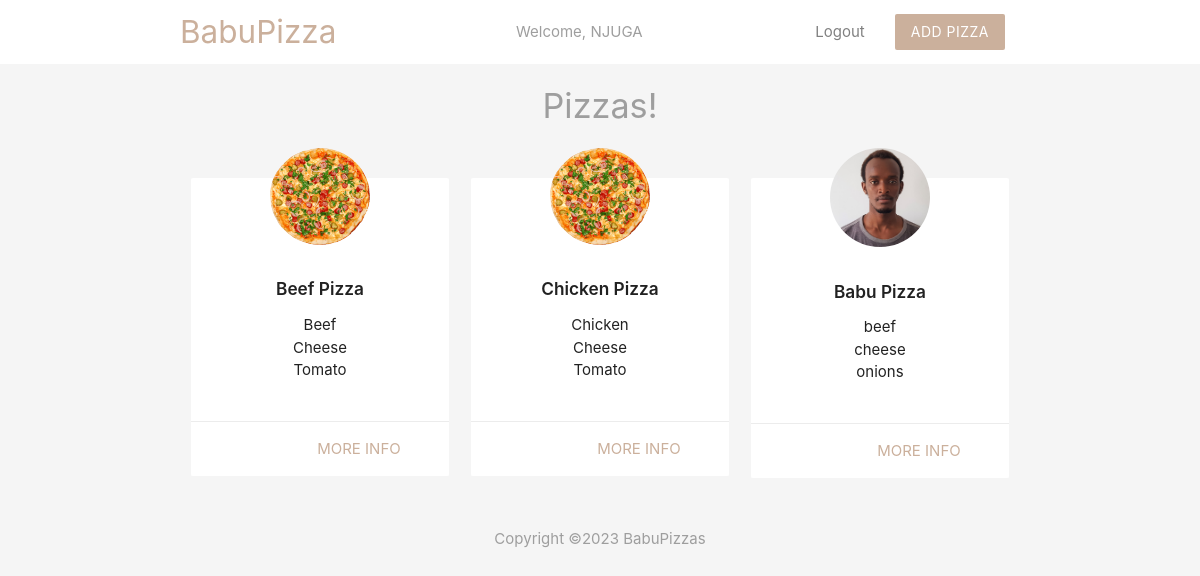
/index.php (signed in), run on the app's committed database.
### tables this page shows
CREATE TABLE `user` (
  `id` int(11) NOT NULL,
  `firstname` varchar(255) NOT NULL,
  `secondname` varchar(255) NOT NULL,
  `username` varchar(255) NOT NULL,
  `email` varchar(255) NOT NULL,
  `password` varchar(255) NOT NULL
);

CREATE TABLE `pizzas` (
  `id` int(11) NOT NULL,
  `image` varchar(255) NOT NULL,
  `title` varchar(255) NOT NULL,
  `ingredients` varchar(255) NOT NULL,
  `email` varchar(255) NOT NULL,
  `created_at` timestamp NOT NULL DEFAULT current_timestamp()
);

### index.php (the view, shortened to what this page needs)
<?php
  include('config/db_connect.php');
  $sql = 'SELECT image, title, ingredients, id FROM pizzas ORDER BY created_at';
  $result = mysqli_query($db_connect, $sql);
  $pizzas = mysqli_fetch_all($result, MYSQLI_ASSOC);
?>
<!DOCTYPE html>
<html>
<head>
</head>
<body>
	<?php include('templates/header.php'); ?>
	<h4 class="center grey-text">Pizzas!</h4>
	<div class="container">
		<div class="row">
			<?php foreach($pizzas as $pizza): ?>
				<div class="col s4 md3">
					<div class="card z-depth-0">
					    <?php echo '<img src="upload/'.$pizza['image'].'" class="pizza">'?>
						<div class="card-content center">
							<h6 class="tit"><?php echo htmlspecialchars($pizza['title']); ?></h6>
							<ul>
								<?php foreach(explode(',', $pizza['ingredients']) as $ingredient): ?>
									<li><?php echo htmlspecialchars($ingredient); ?></li>
								<?php endforeach; ?>
							</ul>
						</div>
						<div class="card-action right-align">
							<a class="brand-text" href="details.php?id=<?php echo $pizza['id']?>">more info</a>
						</div>
					</div>
				</div>
			<?php endforeach; ?>
		</div>
	</div>
	<?php include('templates/footer.php'); ?>
</body>
</html>

### templates/header.php (shortened to what this page needs)
<?php
  include('config/db_connect.php');
  if(!empty($_SESSION['id'])) {
  	$id = $_SESSION['id'];
  	$data = mysqli_query($db_connect, "SELECT * FROM user WHERE id = $id");
  	$row = mysqli_fetch_assoc($data);
  } else {
  	header('Location: login.php');
  }
?>
<head>
	<link rel="stylesheet" href="https://cdnjs.cloudflare.com/ajax/libs/materialize/1.0.0/css/materialize.min.css">
</head>
<body class="grey lighten-4">
	<nav class="white z-depth-0">
		<div class="container">
			<a href="index.php" class="brand-logo brand-text">BabuPizza</a>
			<ul id="nav-mobile" class="center-pro hide-on-small-and-down">
			  <li class="grey-text">Welcome, <?php echo $row['firstname']; ?></li>
			</ul>
			<ul id="nav-mobile" class="right hide-on-small-and-down">
			    <li class="grey-text"><a href="logout.php" class="logout">Logout</a></li>
			    <li><a href="add.php" class="btn brand z-depth-0">Add Pizza</a></li>
			</ul>
		</div>
	</nav>

### templates/header.php (style rules this page uses)
.brand { background: #cbb09c !important; }
.brand-text { color: #cbb09c !important; }
.pizza { width: 100px; margin: 40px auto -30px; display: block; position: relative; top: -30px; border-radius: 50%; }
.tit { font-weight: 600; }
.center-pro { margin-left: 40%; display: inline-block; }
.logout { color: grey !important; }

### data on the page
user: firstname "NJUGA"
pizzas: image (picture), title "Beef Pizza", ingredients "Beef", ingredients "Cheese", ingredients "Tomato"
pizzas: image (picture), title "Chicken Pizza", ingredients "Chicken", ingredients "Cheese", ingredients "Tomato"
pizzas: image (picture), title "Babu Pizza", ingredients "beef", ingredients "cheese", ingredients "onions"
